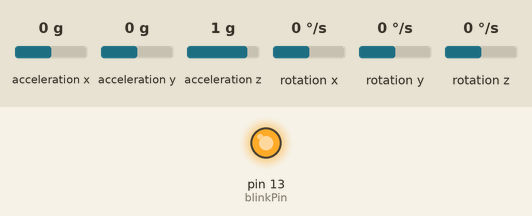
Simulated run of this sketch. Board: Arduino Pro Mini, built for the host (arithmetic inside an expression is 32-bit, double 64-bit). Parts: output pins drawn as LEDs (lit = HIGH). Wiring (inferred from the names in the program): MPU-6050 motion sensor at I2C address 0x68. The inputs (shaded band) are chosen by the test bench; at power-on: acceleration x 0 g, acceleration y 0 g, acceleration z 1 g, rotation x 0 °/s, rotation y 0 °/s, rotation z 0 °/s. An integer division by zero does not stop the program and gives all ones (-1); what the sketch prints to the serial monitor is not drawn.

Above: at 0.7 s.
Timing chart, 0 to 2.2 s (numbered marks = the images above):
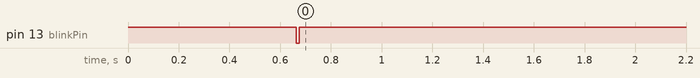

Measured:
- by itself, pin 13 (blinkPin): HIGH → LOW at 0.66 s, → HIGH 0.01 s later

The sketch:

MPU6050withfilter.ino
```cpp
#include <Wire.h>
#include "MPU6050lib.h"
#define blinkPin 13 // Blink LED on Teensy or Pro Mini when updating
#define freq 10
MPU6050lib mpu;


float aRes, gRes; // scale resolutions per LSB for the sensors
// Pin definitions
//int intPin = 12; // These can be changed, 2 and 3 are the Arduinos ext int pins
boolean blinkOn = false;
int16_t accelCount[3];                                   // Stores the 16-bit signed accelerometer sensor output
float ax, ay, az;                                        // Stores the real accel value in g's
int16_t gyroCount[3];                                    // Stores the 16-bit signed gyro sensor output
float gx, gy, gz;                                        // Stores the real gyro value in degrees per seconds
float gyroBias[3] = {0, 0, 0}, accelBias[3] = {0, 0, 0}; // Bias corrections for gyro and accelerometer
int16_t tempCount;                                       // Stores the real internal chip temperature in degrees Celsius
//float temperature;
float SelfTest[6];
float q[4] = {1.0f, 0.0f, 0.0f, 0.0f}; // vector to hold quaternion
uint32_t delt_t = 0;                   // used to control display output rate
uint32_t count = 0;                    // used to control display output rate
float pitch, yaw, roll;


//Madgwick variables Start

float GyroMeasError = PI * (40.0f / 180.0f);    // gyroscope measurement error in rads/s (start at 60 deg/s), then reduce after ~10 s to 3
float beta = sqrt(3.0f / 4.0f) * GyroMeasError; // compute beta
float GyroMeasDrift = PI * (2.0f / 180.0f);     // gyroscope measurement drift in rad/s/s (start at 0.0 deg/s/s)
float zeta = sqrt(3.0f / 4.0f) * GyroMeasDrift; // compute zeta
float deltat = 0.0f;                            // integration interval for both filter schemes
uint32_t lastUpdate = 0, firstUpdate = 0;
uint32_t Now = 0;

float q1, q2, q3, q4;                                     // short name local variable for readability
float norm;                                               // vector norm
float f1, f2, f3;                                         // objective funcyion elements
float J_11or24, J_12or23, J_13or22, J_14or21, J_32, J_33; // objective function Jacobian elements
float qDot1, qDot2, qDot3, qDot4;
float hatDot1, hatDot2, hatDot3, hatDot4;
float gerrx, gerry, gerrz, gbiasx, gbiasy, gbiasz; // gyro bias error

// Auxiliary variables to avoid repeated arithmetic
float _halfq1;
float _halfq2;
float _halfq3;
float _halfq4;
float _2q1;
float _2q2;
float _2q3;
float _2q4;
float _2q1q3;
float _2q3q4;

// Madgwick Variable Ends

void setup()
{
  Wire.begin();
  Wire.setClock(400000);
  Serial.begin(115200);
  myinit();
}

void loop()
{
  getReadings();

  Serial.print("Pitch, Roll: \t");
  Serial.print(pitch, 2);
  Serial.print(", ");
  Serial.println(roll, 2);
}

void MadgwickQuaternionUpdate(float ax, float ay, float az, float gx, float gy, float gz)
{
  q1 = q[0], q2 = q[1], q3 = q[2], q4 = q[3]; // short name local variable for readability

  // Auxiliary variables to avoid repeated arithmetic
  _halfq1 = 0.5f * q1;
  _halfq2 = 0.5f * q2;
  _halfq3 = 0.5f * q3;
  _halfq4 = 0.5f * q4;
  _2q1 = 2.0f * q1;
  _2q2 = 2.0f * q2;
  _2q3 = 2.0f * q3;
  _2q4 = 2.0f * q4;
  _2q1q3 = 2.0f * q1 * q3;
  _2q3q4 = 2.0f * q3 * q4;

  // Normalise accelerometer measurement
  norm = sqrt(ax * ax + ay * ay + az * az);
  if (norm == 0.0f)
    return; // handle NaN
  norm = 1.0f / norm;
  ax *= norm;
  ay *= norm;
  az *= norm;

  // Compute the objective function and Jacobian
  f1 = _2q2 * q4 - _2q1 * q3 - ax;
  f2 = _2q1 * q2 + _2q3 * q4 - ay;
  f3 = 1.0f - _2q2 * q2 - _2q3 * q3 - az;
  J_11or24 = _2q3;
  J_12or23 = _2q4;
  J_13or22 = _2q1;
  J_14or21 = _2q2;
  J_32 = 2.0f * J_14or21;
  J_33 = 2.0f * J_11or24;

  // Compute the gradient (matrix multiplication)
  hatDot1 = J_14or21 * f2 - J_11or24 * f1;
  hatDot2 = J_12or23 * f1 + J_13or22 * f2 - J_32 * f3;
  hatDot3 = J_12or23 * f2 - J_33 * f3 - J_13or22 * f1;
  hatDot4 = J_14or21 * f1 + J_11or24 * f2;

  // Normalize the gradient
  norm = sqrt(hatDot1 * hatDot1 + hatDot2 * hatDot2 + hatDot3 * hatDot3 + hatDot4 * hatDot4);
  hatDot1 /= norm;
  hatDot2 /= norm;
  hatDot3 /= norm;
  hatDot4 /= norm;

  // Compute estimated gyroscope biases
  gerrx = _2q1 * hatDot2 - _2q2 * hatDot1 - _2q3 * hatDot4 + _2q4 * hatDot3;
  gerry = _2q1 * hatDot3 + _2q2 * hatDot4 - _2q3 * hatDot1 - _2q4 * hatDot2;
  gerrz = _2q1 * hatDot4 - _2q2 * hatDot3 + _2q3 * hatDot2 - _2q4 * hatDot1;

  // Compute and remove gyroscope biases
  gbiasx += gerrx * deltat * zeta;
  gbiasy += gerry * deltat * zeta;
  gbiasz += gerrz * deltat * zeta;
  gx -= gbiasx;
  gy -= gbiasy;
  gz -= gbiasz;

  // Compute the quaternion derivative
  qDot1 = -_halfq2 * gx - _halfq3 * gy - _halfq4 * gz;
  qDot2 = _halfq1 * gx + _halfq3 * gz - _halfq4 * gy;
  qDot3 = _halfq1 * gy - _halfq2 * gz + _halfq4 * gx;
  qDot4 = _halfq1 * gz + _halfq2 * gy - _halfq3 * gx;

  // Compute then integrate estimated quaternion derivative
  q1 += (qDot1 - (beta * hatDot1)) * deltat;
  q2 += (qDot2 - (beta * hatDot2)) * deltat;
  q3 += (qDot3 - (beta * hatDot3)) * deltat;
  q4 += (qDot4 - (beta * hatDot4)) * deltat;

  // Normalize the quaternion
  norm = sqrt(q1 * q1 + q2 * q2 + q3 * q3 + q4 * q4); // normalise quaternion
  norm = 1.0f / norm;
  q[0] = q1 * norm;
  q[1] = q2 * norm;
  q[2] = q3 * norm;
  q[3] = q4 * norm;
}

void myinit()
{
  // Set up the interrupt pin, its set as active high, push-pull
  //pinMode(intPin, INPUT);
  //digitalWrite(intPin, LOW);
  pinMode(blinkPin, OUTPUT);
  digitalWrite(blinkPin, HIGH);

  // Read the WHO_AM_I register, this is a good test of communication
  uint8_t c = mpu.readByte(MPU6050_ADDRESS, WHO_AM_I_MPU6050); // Read WHO_AM_I register for MPU-6050
  Serial.print("I AM ");
  Serial.print(c, HEX);
  Serial.print(" I Should Be ");
  Serial.println(0x68, HEX);

  if (c == 0x68) // WHO_AM_I should always be 0x68
  {
    Serial.println("MPU6050 is online...");

    mpu.MPU6050SelfTest(SelfTest); // Start by performing self test and reporting values
    //    Serial.print("x-axis self test: acceleration trim within : "); Serial.print(SelfTest[0],1); Serial.println("% of factory value");
    //    Serial.print("y-axis self test: acceleration trim within : "); Serial.print(SelfTest[1],1); Serial.println("% of factory value");
    //    Serial.print("z-axis self test: acceleration trim within : "); Serial.print(SelfTest[2],1); Serial.println("% of factory value");
    //    Serial.print("x-axis self test: gyration trim within : "); Serial.print(SelfTest[3],1); Serial.println("% of factory value");
    //    Serial.print("y-axis self test: gyration trim within : "); Serial.print(SelfTest[4],1); Serial.println("% of factory value");
    //    Serial.print("z-axis self test: gyration trim within : "); Serial.print(SelfTest[5],1); Serial.println("% of factory value");

    if (SelfTest[0] < 1.0f && SelfTest[1] < 1.0f && SelfTest[2] < 1.0f && SelfTest[3] < 1.0f && SelfTest[4] < 1.0f && SelfTest[5] < 1.0f)
    {
      Serial.println("Pass Selftest!");

      mpu.calibrateMPU6050(gyroBias, accelBias); // Calibrate gyro and accelerometers, load biases in bias registers
      // Serial.println("MPU6050 bias");
      // Serial.println(" x\t  y\t  z  ");
      // Serial.print((int)(1000 * accelBias[0]));
      // Serial.print('\t');
      // Serial.print((int)(1000 * accelBias[1]));
      // Serial.print('\t');
      // Serial.print((int)(1000 * accelBias[2]));
      // Serial.println(" mg");

      // Serial.print(gyroBias[0], 1);
      // Serial.print('\t');
      // Serial.print(gyroBias[1], 1);
      // Serial.print('\t');
      // Serial.print(gyroBias[2], 1);
      // Serial.println(" o/s");

      mpu.initMPU6050();
      Serial.println("MPU6050 initialized for active data mode...."); // Initialize device for active mode read of acclerometer, gyroscope, and temperature
    }
    else
    {
      Serial.print("Could not connect to MPU6050: 0x");
      Serial.println(c, HEX);
      while (1)
        ; // Loop forever if communication doesn't happen
    }
  }
}

void getReadings()
{
  // If data ready bit set, all data registers have new data
  if (mpu.readByte(MPU6050_ADDRESS, INT_STATUS) & 0x01)
  {                                // check if data ready interrupt
    mpu.readAccelData(accelCount); // Read the x/y/z adc values
    aRes = mpu.getAres();

    // Now we'll calculate the accleration value into actual g's
    ax = (float)accelCount[0] * aRes; // get actual g value, this depends on scale being set
    ay = (float)accelCount[1] * aRes;
    az = (float)accelCount[2] * aRes;

    //Serial.print(ax);Serial.print("\t");
    //Serial.print(ay);Serial.print("\t");
    //Serial.print(az);Serial.print("\t");

    mpu.readGyroData(gyroCount); // Read the x/y/z adc values
    gRes = mpu.getGres();

    // Calculate the gyro value into actual degrees per second
    gx = (float)gyroCount[0] * gRes; // get actual gyro value, this depends on scale being set
    gy = (float)gyroCount[1] * gRes;
    gz = (float)gyroCount[2] * gRes;

    //Serial.print(gx);Serial.print("\t");
    //Serial.print(gy);Serial.print("\t");
    //Serial.println(gz);

    //tempCount = mpu.readTempData();  // Read the x/y/z adc values
    //temperature = ((float) tempCount) / 340. + 36.53; // Temperature in degrees Centigrade
  }

  Now = micros();
  deltat = ((Now - lastUpdate) / 1000000.0f); // set integration time by time elapsed since last filter update
  lastUpdate = Now;

  MadgwickQuaternionUpdate(ax, ay, az, gx * PI / 180.0f, gy * PI / 180.0f, gz * PI / 180.0f);

  // Serial print and/or display at 0.5 s rate independent of data rates
  delt_t = millis() - count;
  if (delt_t > freq)
  { // update LCD once per half-second independent of read rate
    digitalWrite(blinkPin, blinkOn);

    yaw = atan2(2.0f * (q[1] * q[2] + q[0] * q[3]), q[0] * q[0] + q[1] * q[1] - q[2] * q[2] - q[3] * q[3]);
    pitch = -asin(2.0f * (q[1] * q[3] - q[0] * q[2]));
    roll = atan2(2.0f * (q[0] * q[1] + q[2] * q[3]), q[0] * q[0] - q[1] * q[1] - q[2] * q[2] + q[3] * q[3]);

    pitch *= 180.0f / PI;
    yaw *= 180.0f / PI;
    roll *= 180.0f / PI;

    //    Serial.print("average rate = "); Serial.print(1.0f/deltat, 2); Serial.println(" Hz");

    /*Serial.println(" x\t  y\t  z  ");

    Serial.print((int)(1000 * ax)); Serial.print('\t');
    Serial.print((int)(1000 * ay)); Serial.print('\t');
    Serial.print((int)(1000 * az));
    Serial.println(" mg");

    Serial.print((int)(gx)); Serial.print('\t');
    Serial.print((int)(gy)); Serial.print('\t');
    Serial.print((int)(gz));
    Serial.println(" o/s");

    Serial.print((int)(yaw)); Serial.print('\t');
    Serial.print((int)(pitch)); Serial.print('\t');
    Serial.print((int)(roll));
    Serial.println(" ypr");*/

    //Serial.print("rt: "); Serial.print(1.0f / deltat, 2); Serial.println(" Hz");

    blinkOn = ~blinkOn;
    count = millis();
  }
}
```

MPU6050lib.h
```cpp
#include "Arduino.h"
#include "Wire.h"
// Using the GY-521 breakout board, I set ADO to 0 by grounding through a 4k7 resistor
// Seven-bit device address is 110100 for ADO = 0 and 110101 for ADO = 1
#define ADO 0
#if ADO
#define MPU6050_ADDRESS 0x69  // Device address when ADO = 1
#else
#define MPU6050_ADDRESS 0x68  // Device address when ADO = 0
#endif
// Set initial input parameters
enum Ascale {
  AFS_2G = 0,
  AFS_4G,
  AFS_8G,
  AFS_16G
};

enum Gscale {
  GFS_250DPS = 0,
  GFS_500DPS,
  GFS_1000DPS,
  GFS_2000DPS
};

#define XGOFFS_TC        0x00 // Bit 7 PWR_MODE, bits 6:1 XG_OFFS_TC, bit 0 OTP_BNK_VLD
#define YGOFFS_TC        0x01
#define ZGOFFS_TC        0x02
#define X_FINE_GAIN      0x03 // [7:0] fine gain
#define Y_FINE_GAIN      0x04
#define Z_FINE_GAIN      0x05
#define XA_OFFSET_H      0x06 // User-defined trim values for accelerometer
#define XA_OFFSET_L_TC   0x07
#define YA_OFFSET_H      0x08
#define YA_OFFSET_L_TC   0x09
#define ZA_OFFSET_H      0x0A
#define ZA_OFFSET_L_TC   0x0B
#define SELF_TEST_X      0x0D
#define SELF_TEST_Y      0x0E
#define SELF_TEST_Z      0x0F
#define SELF_TEST_A      0x10
#define XG_OFFS_USRH     0x13  // User-defined trim values for gyroscope; supported in MPU-6050?
#define XG_OFFS_USRL     0x14
#define YG_OFFS_USRH     0x15
#define YG_OFFS_USRL     0x16
#define ZG_OFFS_USRH     0x17
#define ZG_OFFS_USRL     0x18
#define SMPLRT_DIV       0x19
#define CONFIG           0x1A
#define GYRO_CONFIG      0x1B
#define ACCEL_CONFIG     0x1C
#define FF_THR           0x1D  // Free-fall
#define FF_DUR           0x1E  // Free-fall
#define MOT_THR          0x1F  // Motion detection threshold bits [7:0]
#define MOT_DUR          0x20  // Duration counter threshold for motion interrupt generation, 1 kHz rate, LSB = 1 ms
#define ZMOT_THR         0x21  // Zero-motion detection threshold bits [7:0]
#define ZRMOT_DUR        0x22  // Duration counter threshold for zero motion interrupt generation, 16 Hz rate, LSB = 64 ms
#define FIFO_EN          0x23
#define I2C_MST_CTRL     0x24
#define I2C_SLV0_ADDR    0x25
#define I2C_SLV0_REG     0x26
#define I2C_SLV0_CTRL    0x27
#define I2C_SLV1_ADDR    0x28
#define I2C_SLV1_REG     0x29
#define I2C_SLV1_CTRL    0x2A
#define I2C_SLV2_ADDR    0x2B
#define I2C_SLV2_REG     0x2C
#define I2C_SLV2_CTRL    0x2D
#define I2C_SLV3_ADDR    0x2E
#define I2C_SLV3_REG     0x2F
#define I2C_SLV3_CTRL    0x30
#define I2C_SLV4_ADDR    0x31
#define I2C_SLV4_REG     0x32
#define I2C_SLV4_DO      0x33
#define I2C_SLV4_CTRL    0x34
#define I2C_SLV4_DI      0x35
#define I2C_MST_STATUS   0x36
#define INT_PIN_CFG      0x37
#define INT_ENABLE       0x38
#define DMP_INT_STATUS   0x39  // Check DMP interrupt
#define INT_STATUS       0x3A
#define ACCEL_XOUT_H     0x3B
#define ACCEL_XOUT_L     0x3C
#define ACCEL_YOUT_H     0x3D
#define ACCEL_YOUT_L     0x3E
#define ACCEL_ZOUT_H     0x3F
#define ACCEL_ZOUT_L     0x40
#define TEMP_OUT_H       0x41
#define TEMP_OUT_L       0x42
#define GYRO_XOUT_H      0x43
#define GYRO_XOUT_L      0x44
#define GYRO_YOUT_H      0x45
#define GYRO_YOUT_L      0x46
#define GYRO_ZOUT_H      0x47
#define GYRO_ZOUT_L      0x48
#define EXT_SENS_DATA_00 0x49
#define EXT_SENS_DATA_01 0x4A
#define EXT_SENS_DATA_02 0x4B
#define EXT_SENS_DATA_03 0x4C
#define EXT_SENS_DATA_04 0x4D
#define EXT_SENS_DATA_05 0x4E
#define EXT_SENS_DATA_06 0x4F
#define EXT_SENS_DATA_07 0x50
#define EXT_SENS_DATA_08 0x51
#define EXT_SENS_DATA_09 0x52
#define EXT_SENS_DATA_10 0x53
#define EXT_SENS_DATA_11 0x54
#define EXT_SENS_DATA_12 0x55
#define EXT_SENS_DATA_13 0x56
#define EXT_SENS_DATA_14 0x57
#define EXT_SENS_DATA_15 0x58
#define EXT_SENS_DATA_16 0x59
#define EXT_SENS_DATA_17 0x5A
#define EXT_SENS_DATA_18 0x5B
#define EXT_SENS_DATA_19 0x5C
#define EXT_SENS_DATA_20 0x5D
#define EXT_SENS_DATA_21 0x5E
#define EXT_SENS_DATA_22 0x5F
#define EXT_SENS_DATA_23 0x60
#define MOT_DETECT_STATUS 0x61
#define I2C_SLV0_DO      0x63
#define I2C_SLV1_DO      0x64
#define I2C_SLV2_DO      0x65
#define I2C_SLV3_DO      0x66
#define I2C_MST_DELAY_CTRL 0x67
#define SIGNAL_PATH_RESET  0x68
#define MOT_DETECT_CTRL   0x69
#define USER_CTRL        0x6A  // Bit 7 enable DMP, bit 3 reset DMP
#define PWR_MGMT_1       0x6B // Device defaults to the SLEEP mode
#define PWR_MGMT_2       0x6C
#define DMP_BANK         0x6D  // Activates a specific bank in the DMP
#define DMP_RW_PNT       0x6E  // Set read/write pointer to a specific start address in specified DMP bank
#define DMP_REG          0x6F  // Register in DMP from which to read or to which to write
#define DMP_REG_1        0x70
#define DMP_REG_2        0x71
#define FIFO_COUNTH      0x72
#define FIFO_COUNTL      0x73
#define FIFO_R_W         0x74
#define WHO_AM_I_MPU6050 0x75 // Should return 0x68

class MPU6050lib
{
public:
float getGres();
float getAres();
void readAccelData(int16_t * destination);
void readGyroData(int16_t * destination);
int16_t readTempData();
void LowPowerAccelOnlyMPU6050();
void initMPU6050();
void calibrateMPU6050(float * dest1, float * dest2);
void MPU6050SelfTest(float * destination);
void writeByte(uint8_t address, uint8_t subAddress, uint8_t data);
uint8_t readByte(uint8_t address, uint8_t subAddress);
void readBytes(uint8_t address, uint8_t subAddress, uint8_t count, uint8_t * dest);
};
```
